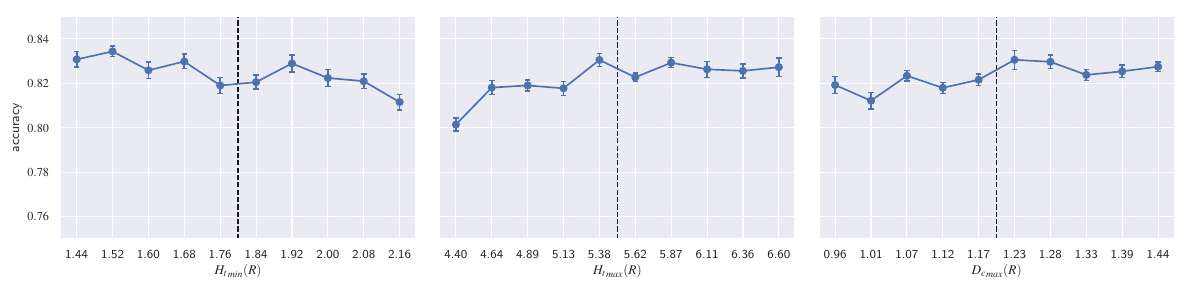

Source code (Python):
'''
USAGE python sensitivity.graphs

Seaborn version 0.9.0
'''
import numpy as np
import matplotlib.pyplot as plt
import json
from matplotlib.ticker import FuncFormatter, FixedLocator
from matplotlib import rc
rc('text', usetex=True)
rc('font',**{'family':'serif','serif':['Times']})
import pandas as pd
import seaborn as sns
sns.set(
    context='paper', style='darkgrid', palette='deep', font_scale=1.0
)

results = json.load(open('sensitivity/results.json'))
df = pd.DataFrame(
    columns=('dataset', 'document', 'param', 'value', 'run', 'accuracy')
)
index = 0
dataset = []
document = []
param = []
value = []
run = []
accuracy = []

for result in results.values():
    dataset += 10 * [result['dataset']]
    document += 10 * [result['document']]
    param += 10 * [result['param']]
    value += 10 * [result['value']]
    run += list(range(1, 11))
    accuracy += result['accuracies']

df = pd.DataFrame(
    {
        'dataset': dataset,
        'document': document,
        'param': param,
        'value': value,
        'run': run,
        'accuracy': accuracy
    }
)
data = df.groupby(['param', 'value', 'run']).mean().groupby(['param', 'value']).agg(['mean', 'std'])

fig, axs = plt.subplots(ncols=3, sharey=True, figsize=(12,3), dpi=100)
handles = []
for ax, param, val, label in zip(
    axs,
    ['min_height_factor', 'max_height_factor', 'max_separation_factor'],
    [1.8, 5.5, 1.2],
    ['${H_t}_{min} (R)$', '${H_t}_{max} (R)$', '${D_c}_{max} (R)$']
):
    mean = data.loc[param][('accuracy', 'mean')]
    std = data.loc[param][('accuracy', 'std')]
    values = list(mean.index)

    def format_fn(tick_val, tick_pos):
        try:
            return '{:.2f}'.format(tick_val)
        except ValueError:
            return
    ax.xaxis.set_major_locator(FixedLocator(locs=values))
    ax.xaxis.set_major_formatter(FuncFormatter(format_fn))

    g = ax.errorbar(values, mean, yerr=std, fmt='-o', capsize=2)
    handles.append(g)
    ax.vlines(val, 0.75, 0.85, linestyle='dashed', linewidth=1)
    ax.set_xlabel(label)
    ax.set_ylim([0.75,0.85])

axs[0].set_ylabel('accuracy')

fig.tight_layout()
plt.savefig('sensitivity/graphs.pdf', bbox_inches='tight')
plt.show()
